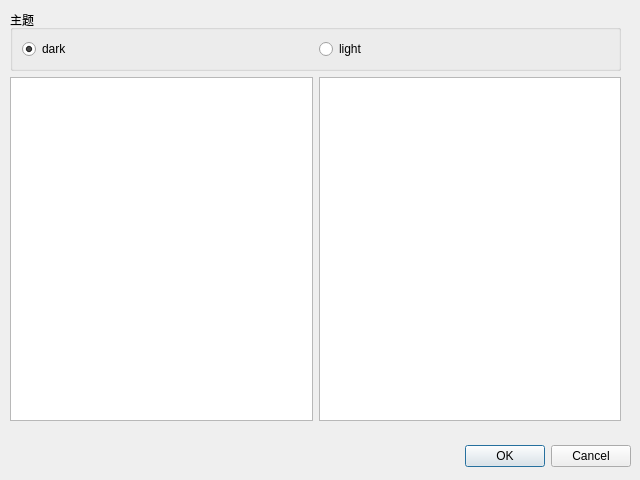
<?xml version="1.0" encoding="UTF-8"?>
<ui version="4.0">
 <class>ChartThemeDlg</class>
 <widget class="QDialog" name="ChartThemeDlg">
  <property name="geometry">
   <rect>
    <x>0</x>
    <y>0</y>
    <width>640</width>
    <height>480</height>
   </rect>
  </property>
  <property name="windowTitle">
   <string>Dialog</string>
  </property>
  <widget class="QDialogButtonBox" name="buttonBox">
   <property name="geometry">
    <rect>
     <x>10</x>
     <y>440</y>
     <width>621</width>
     <height>32</height>
    </rect>
   </property>
   <property name="orientation">
    <enum>Qt::Horizontal</enum>
   </property>
   <property name="standardButtons">
    <set>QDialogButtonBox::Cancel|QDialogButtonBox::Ok</set>
   </property>
  </widget>
  <widget class="QWidget" name="verticalLayoutWidget">
   <property name="geometry">
    <rect>
     <x>10</x>
     <y>10</y>
     <width>611</width>
     <height>411</height>
    </rect>
   </property>
   <layout class="QVBoxLayout" name="verticalLayout">
    <item>
     <widget class="QGroupBox" name="groupBox">
      <property name="title">
       <string>主题</string>
      </property>
      <layout class="QHBoxLayout" name="horizontalLayout_2">
       <item>
        <widget class="QRadioButton" name="radioButtonDark">
         <property name="text">
          <string>dark</string>
         </property>
         <property name="checked">
          <bool>true</bool>
         </property>
        </widget>
       </item>
       <item>
        <widget class="QRadioButton" name="radioButtonLight">
         <property name="text">
          <string>light</string>
         </property>
        </widget>
       </item>
      </layout>
     </widget>
    </item>
    <item>
     <layout class="QHBoxLayout" name="horizontalLayout">
      <item>
       <widget class="QListWidget" name="listWidget"/>
      </item>
      <item>
       <widget class="QTableWidget" name="tableWidget"/>
      </item>
     </layout>
    </item>
   </layout>
  </widget>
 </widget>
 <resources/>
 <connections>
  <connection>
   <sender>buttonBox</sender>
   <signal>accepted()</signal>
   <receiver>ChartThemeDlg</receiver>
   <slot>accept()</slot>
   <hints>
    <hint type="sourcelabel">
     <x>248</x>
     <y>254</y>
    </hint>
    <hint type="destinationlabel">
     <x>157</x>
     <y>274</y>
    </hint>
   </hints>
  </connection>
  <connection>
   <sender>buttonBox</sender>
   <signal>rejected()</signal>
   <receiver>ChartThemeDlg</receiver>
   <slot>reject()</slot>
   <hints>
    <hint type="sourcelabel">
     <x>316</x>
     <y>260</y>
    </hint>
    <hint type="destinationlabel">
     <x>286</x>
     <y>274</y>
    </hint>
   </hints>
  </connection>
 </connections>
</ui>
